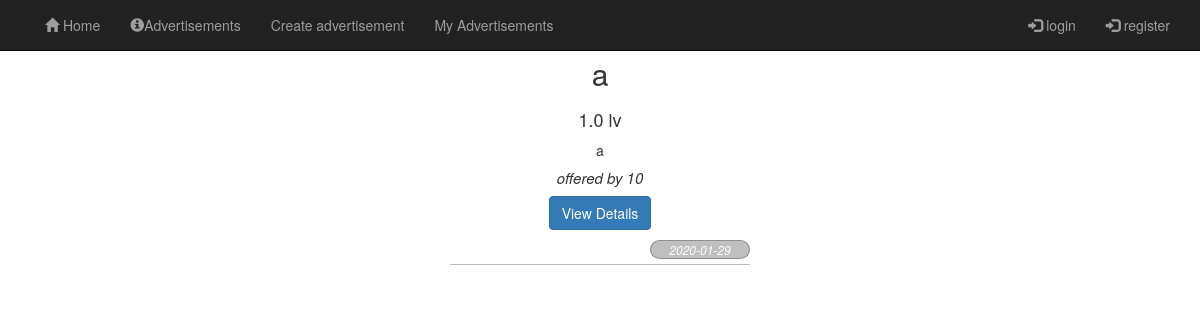
The app's page /ads, older data.
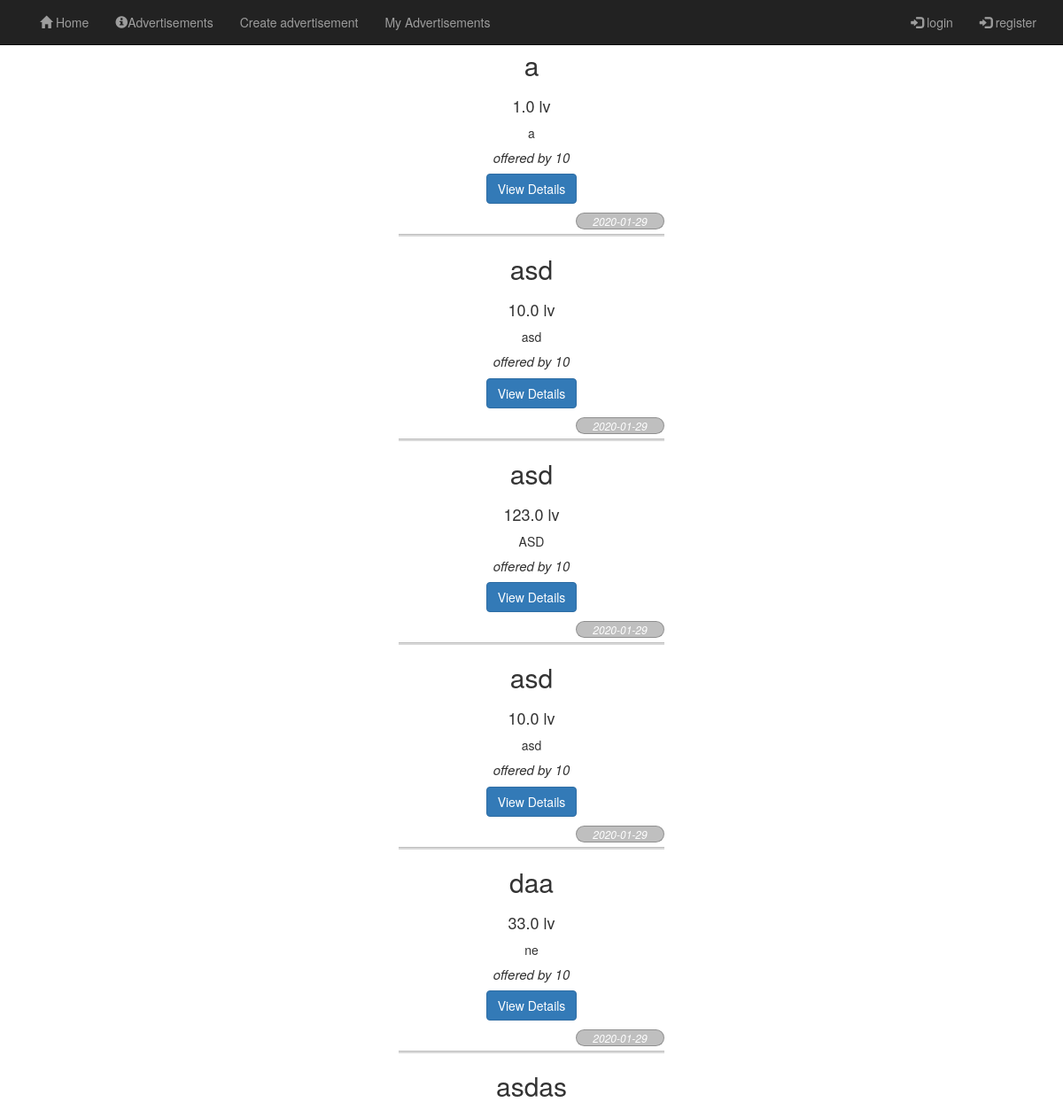
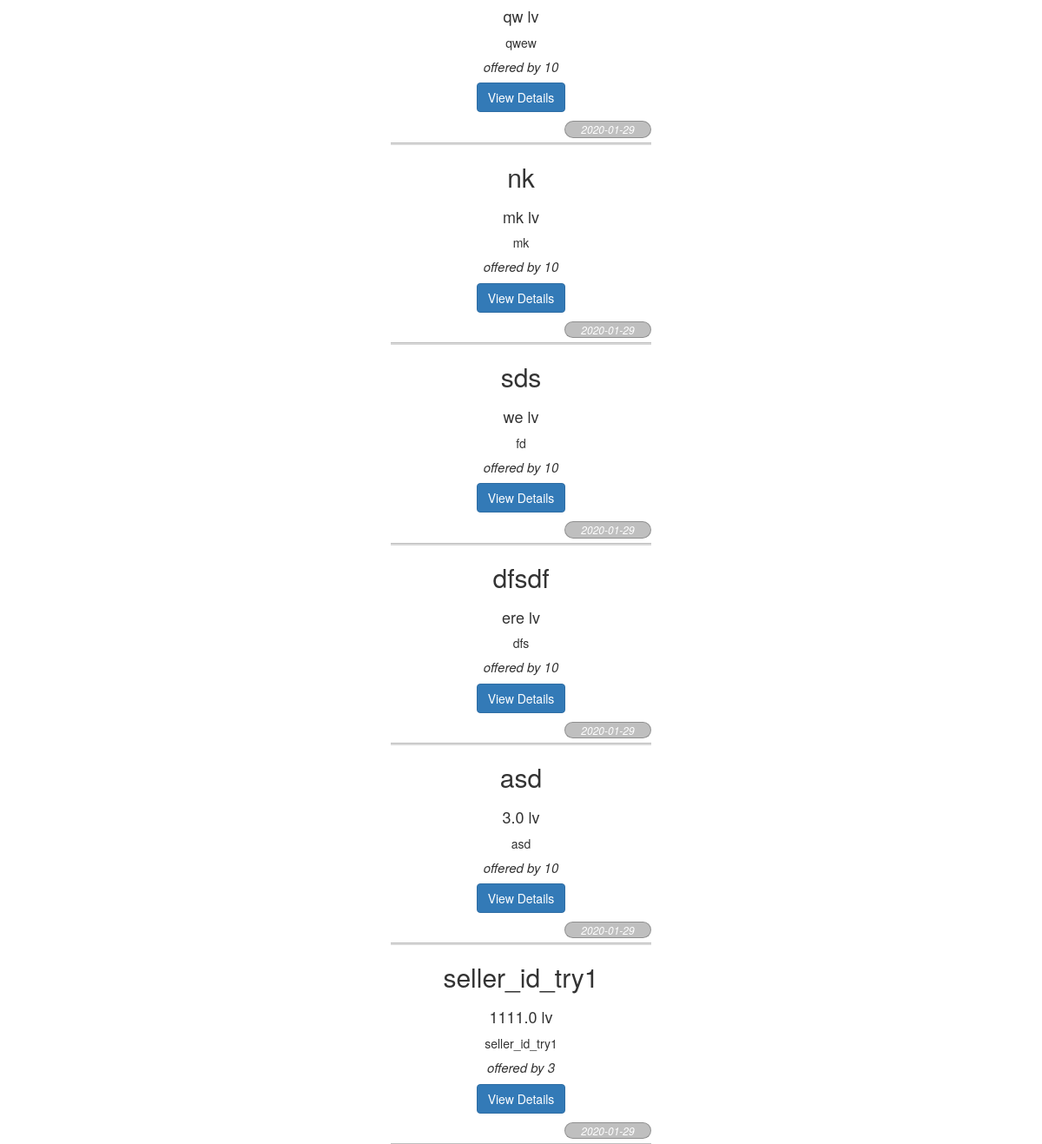
The same page, newer data (2 pictures, top to bottom).
### tables this page shows
CREATE TABLE advertisements
    (
        id INTEGER PRIMARY KEY AUTOINCREMENT,
        seller_id INTEGER NOT NULL,
        name TEXT NOT NULL,
        description TEXT,
        price REAL NOT NULL,
        release_date TEXT NOT NULL,
        is_available INTEGER,
        FOREIGN KEY (seller_id) REFERENCES users(id)
    );

### main.py (the view)
@app.route('/ads')
def ads():
    return render_template('ads.html', advertisements=Advertisement.all())

### advertisement.py (called while the page is built)
    @staticmethod
    def all():
        with DB() as db:
            rows = db.execute('SELECT * FROM advertisements').fetchall()
            return [Advertisement(*row) for row in rows]

### database.py (called while the page is built)
    def __enter__(self):
        self.conn = sqlite3.connect(DB_NAME)
        return self.conn.cursor()

    def __exit__(self, type, value, traceback):
        self.conn.commit()

### templates/ads.html (shortened to what this page needs)
<!DOCTYPE html>
<html lang="en">
<head>
    <link rel="stylesheet" href="https://maxcdn.bootstrapcdn.com/bootstrap/3.4.1/css/bootstrap.min.css">
    <link href= "{{ url_for('static',filename='ads.css') }}" rel= "stylesheet" type= "text/css" >
</head>
<body>
    <nav class="navbar navbar-inverse  navbar-fixed-top"  role="navigation" >
                 <div class="container">
            <div id="navbar" class="navbar-collapse collapse">
                <ul class="nav navbar-nav">
                    <li><a href="ads"><span class="glyphicon glyphicon-home" aria-hidden="true"></span> Home</a></li>
                    <li><a href="ads">
                        <span class="glyphicon glyphicon-info-sign" aria-hidden="true"></span>Advertisements</a></li>
                        <li><a href="create_ad">
                            Create advertisement</a></li>
                            <li><a href="my_ads"> My Advertisements</a></li>
                </ul>
               <ul class="nav navbar-nav navbar-right">
                {% if session['username'] %}
                    <div style="text-align: center;margin: 10px;">
                        <li style="color: white;">Hi, {{ session.get('username') }}</li>
                    </div>
                {% else %}
                {% block content %}
                  <li><a href = "login" data-toggle="modal" data-target="#loginModal"><span class="glyphicon glyphicon-log-in"></span> login</a></li>
                  <li><a href = "register" data-toggle="modal" data-target="#loginModal"><span class="glyphicon glyphicon-log-in"></span> register</a></li>
                {% endblock content %}
                {% endif %}
              </ul>
            </div>
        </div>
   </nav>
     <div class="ad-list">
       {% for ad in advertisements %}
         <div class="ad-wrapper">
            <div class="ad-header">
              <h2>
                {{ ad.name }}
              </h2>
            </div>
            <div class="ad-body">
              <h4 class="ad-title"> {{ ad.price }} lv</h4>
              <p class="ad-text"> {{ ad.description }} </p>
              <h4 class="ad-seller"> offered by {{ ad.seller_id }} </h4>
              <a  href="#" class="btn btn-primary">View Details</a>
            </div>
              <div class="ad-footer">
                <p class="release">
                  {{ ad.release_date}}
                </p>
              </div>
        </div>
       {% endfor %}
     </div>
</body>
</html>

### static/ads.css (style rules this page uses)
.ad-header { margin-bottom: 20px; }
.ad-list { display: flex; text-align: center; flex-wrap: wrap; flex-direction: column; align-items: center; }
.ad-wrapper { margin: 0px; max-width: 200px; max-width: 300px; width: 100%; height: 100%; border-top: 2px solid rgba(0, 0, 0, 0.15); border-bottom: 1px solid rgba(0, 0, 0, 0.25); }
.ad-wrapper:first-child { margin-top: 35px; }
.ad-footer { float: right; margin: 10px auto 5px auto; padding: 0px; border: 1px solid rgba(0, 0, 0, 0.25); color: rgba(0, 0, 0, 0.25); border-radius: 10px; max-width: 100px; width: 100%; background-color: rgba(0, 0, 0, 0.25); }
.release { color: white; margin: 0px; padding: 0px; font-style: oblique; font-size: 12px; border-radius: 10px; background-color: transparent; max-width: 100px; width: 100%; }
.ad-seller { font-style: italic; font-size: 15px; }

Row changes from the older to the newer data that the page shows:
added advertisements: name "asd", price "10.0", description "asd", seller_id "10", release_date "2020-01-29"
added advertisements: name "asd", price "123.0", description "ASD", seller_id "10", release_date "2020-01-29"
added advertisements: name "asd", price "10.0", description "asd", seller_id "10", release_date "2020-01-29"
added advertisements: name "daa", price "33.0", description "ne", seller_id "10", release_date "2020-01-29"
added advertisements: name "asdas", price "qw", description "qwew", seller_id "10", release_date "2020-01-29"
added advertisements: name "nk", price "mk", description "mk", seller_id "10", release_date "2020-01-29"
added advertisements: name "sds", price "we", description "fd", seller_id "10", release_date "2020-01-29"
added advertisements: name "dfsdf", price "ere", description "dfs", seller_id "10", release_date "2020-01-29"
added advertisements: name "asd", price "3.0", description "asd", seller_id "10", release_date "2020-01-29"
added advertisements: name "seller_id_try1", price "1111.0", description "seller_id_try1", seller_id "3", release_date "2020-01-29"
